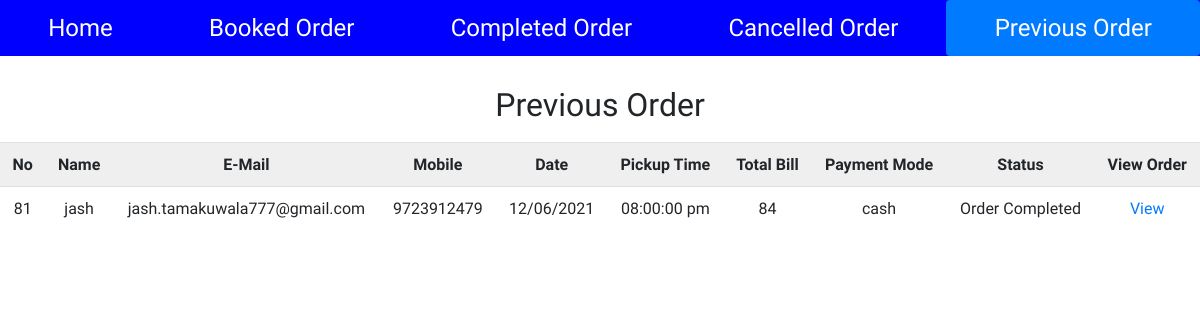
Before: /admin/admin/view_previous_order.php with the older database file.
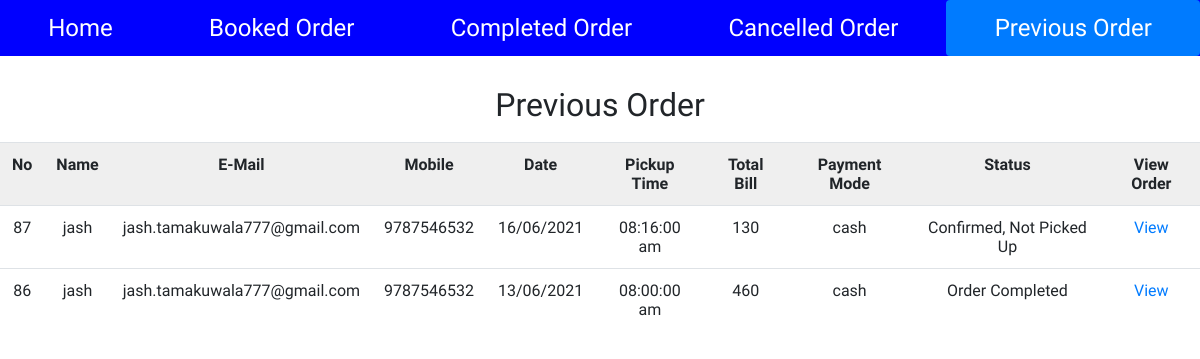
After: the same page with the newer database file.
### tables this page shows
CREATE TABLE IF NOT EXISTS `takeaway_user` (
  `tuid` int(10) NOT NULL AUTO_INCREMENT,
  `name` varchar(150) NOT NULL,
  `email` varchar(150) NOT NULL,
  `mobile_no` varchar(12) NOT NULL,
  `date_time` datetime NOT NULL,
  `total_bill` int(12) NOT NULL,
  `status` int(2) NOT NULL,
  `time_of_delivery` time NOT NULL,
  `payment_mode` varchar(100) NOT NULL,
  PRIMARY KEY (`tuid`)
);

### admin/admin/view_previous_order.php (the view, shortened to what this page needs)
<?php
    require 'db.php';
    $query = "select * from takeaway_user order by date_time DESC";
    $exec = mysqli_query($con,$query);
?>
<html>
    <head>
        <link rel="stylesheet" href="https://maxcdn.bootstrapcdn.com/bootstrap/4.5.2/css/bootstrap.min.css">
    </head>
    <body>
    <nav class="nav nav-pills flex-column flex-sm-row">
  <a class="flex-sm-fill text-sm-center nav-link" href="admin-panel.php">Home</a>
  <a class="flex-sm-fill text-sm-center nav-link" href="view_takeaway_order.php">Booked Order</a>
  <a class="flex-sm-fill text-sm-center nav-link" href="view_takeaway_complete_order.php">Completed Order</a>
  <a class="flex-sm-fill text-sm-center nav-link" href="view_takeaway_cancelled_order.php">Cancelled Order</a>
  <a class="flex-sm-fill text-sm-center nav-link active" href="view_previous_order.php">Previous Order</a>
</nav>
        <div class="empty">
        </div>
        <h2> Previous Order </h2>
        <div class="table-responsive">
            <table class="table">
                <tr>
                    <th>No</th>
                    <th>Name </th>
                    <th>E-Mail </th>
                    <th>Mobile</th>
                    <th>Date </th>
                    <th>Pickup Time</th>
                    <th>Total Bill</th>
                    <th>Payment Mode</th>
                    <th>Status</th>
                    <th>View Order </th>
                </tr>
                <?php
                    while($r = mysqli_fetch_array($exec))
                    {
                ?>
                <tr>
                    <td><?php echo $r['tuid']; ?></td>
                    <td><?php echo $r['name']; ?></td>
                    <td><?php echo $r['email']; ?></td>
                    <td><?php echo $r['mobile_no']; ?></td>
                    <td><?php echo date('d/m/Y',strtotime($r['date_time'])); ?></td>
                    <td><?php echo date('h:i:s a',strtotime($r['time_of_delivery'])); ?></td>
                    <td><?php echo $r['total_bill']; ?></td>
                    <td><?php echo $r['payment_mode']; ?></td>
                    <td><?php if($r['status'] == 0) echo 'Confirmed, Not Picked Up'; else if($r['status'] == 1) echo 'Order Cancelled'; else if($r['status'] == 2) echo 'Order Completed';  ?></td>
                    <td><a href="view_order_details.php?tuid=<?php echo $r['tuid']; ?>" > View </a></td>
                </tr>
                <?php
                    }
                ?>
            </table>
        </div>
    </body>
</html>

### admin/admin/view_previous_order.php (style rules this page uses)
.nav { background-color: blue; color: white; font-size: 24px; width: 100%; }
.nav a { color: white; font-size: 24px; text-decoration: none; padding : 10px; }
* { font-family: 'Titillium Web', sans-serif; }
table, th, tr, td { text-align: center; padding: 5px; border-collapse : collapse; }
table th { background-color: #efefef; }
a { text-decoration: none; }
.empty { padding: 10px; }
h2 { padding: 10px; text-align: center; }

Changed rows visible on the page:
removed takeaway_user: tuid "81", name "jash", email "jash.tamakuwala777@gmail.com", mobile_no "9723912479", date_time "12/06/2021", time_of_delivery "08:00:00 pm", total_bill "84", payment_mode "cash", status "Order Completed"
added takeaway_user: tuid "87", name "jash", email "jash.tamakuwala777@gmail.com", mobile_no "9787546532", date_time "16/06/2021", time_of_delivery "08:16:00 am", total_bill "130", payment_mode "cash", status "Confirmed, Not Picked Up"
added takeaway_user: tuid "86", name "jash", email "jash.tamakuwala777@gmail.com", mobile_no "9787546532", date_time "13/06/2021", time_of_delivery "08:00:00 am", total_bill "460", payment_mode "cash", status "Order Completed"
